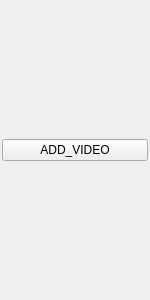
<?xml version="1.0" encoding="UTF-8"?>
<ui version="4.0">
 <class>thumbnailListWidget</class>
 <widget class="QWidget" name="thumbnailListWidget">
  <property name="geometry">
   <rect>
    <x>0</x>
    <y>0</y>
    <width>150</width>
    <height>300</height>
   </rect>
  </property>
  <property name="windowTitle">
   <string>Form</string>
  </property>
  <layout class="QVBoxLayout" name="verticalLayout">
   <property name="leftMargin">
    <number>2</number>
   </property>
   <property name="topMargin">
    <number>2</number>
   </property>
   <property name="rightMargin">
    <number>2</number>
   </property>
   <property name="bottomMargin">
    <number>2</number>
   </property>
   <item>
    <widget class="QPushButton" name="pushButton">
     <property name="sizePolicy">
      <sizepolicy hsizetype="Minimum" vsizetype="Fixed">
       <horstretch>0</horstretch>
       <verstretch>0</verstretch>
      </sizepolicy>
     </property>
     <property name="text">
      <string>ADD_VIDEO</string>
     </property>
    </widget>
   </item>
  </layout>
 </widget>
 <resources/>
 <connections/>
</ui>
